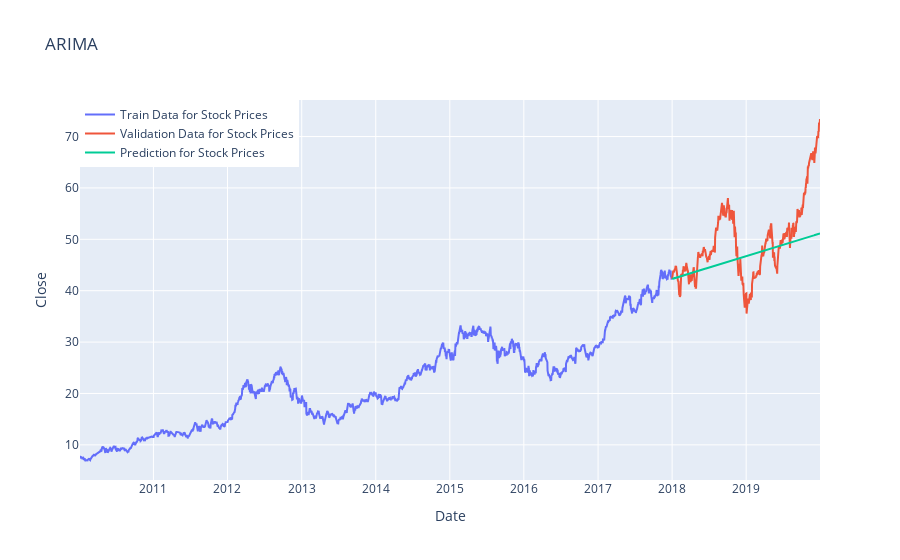

Notebook code cell kept with this figure:
### Code cell
fig=go.Figure()
fig.add_trace(go.Scatter(x=model_train.index, y=model_train["Close"], mode='lines',name="Train Data for Stock Prices"))
fig.add_trace(go.Scatter(x=valid.index, y=valid["Close"], mode='lines',name="Validation Data for Stock Prices",))
fig.add_trace(go.Scatter(x=valid.index, y=y_pred["ARIMA Model Prediction"], mode='lines',name="Prediction for Stock Prices",))
fig.update_layout(title="ARIMA",xaxis_title="Date",yaxis_title="Close",legend=dict(x=0,y=1,traceorder="normal"),font=dict(size=12))
fig.show()

### Figure 1 — Plotly figure (JSON) as saved in the notebook; plotly's stock layout.template omitted (floating-point values rounded to 4 significant figures; data arrays with more than 128 entries replaced by an {"elided": "..."} marker saying what was removed)
{"data": [{"mode": "lines", "name": "Train Data for Stock Prices", "type": "scatter", "x": {"elided": "2919 str values"}, "y": {"elided": "2919 float values"}}, {"mode": "lines", "name": "Validation Data for Stock Prices", "type": "scatter", "x": {"elided": "730 str values"}, "y": {"elided": "730 float values"}}, {"mode": "lines", "name": "Prediction for Stock Prices", "type": "scatter", "x": {"elided": "730 str values"}, "y": {"elided": "730 float values"}}], "layout": {"font": {"size": 12}, "legend": {"traceorder": "normal", "x": 0, "y": 1}, "title": {"text": "ARIMA"}, "xaxis": {"title": {"text": "Date"}}, "yaxis": {"title": {"text": "Close"}}}}
